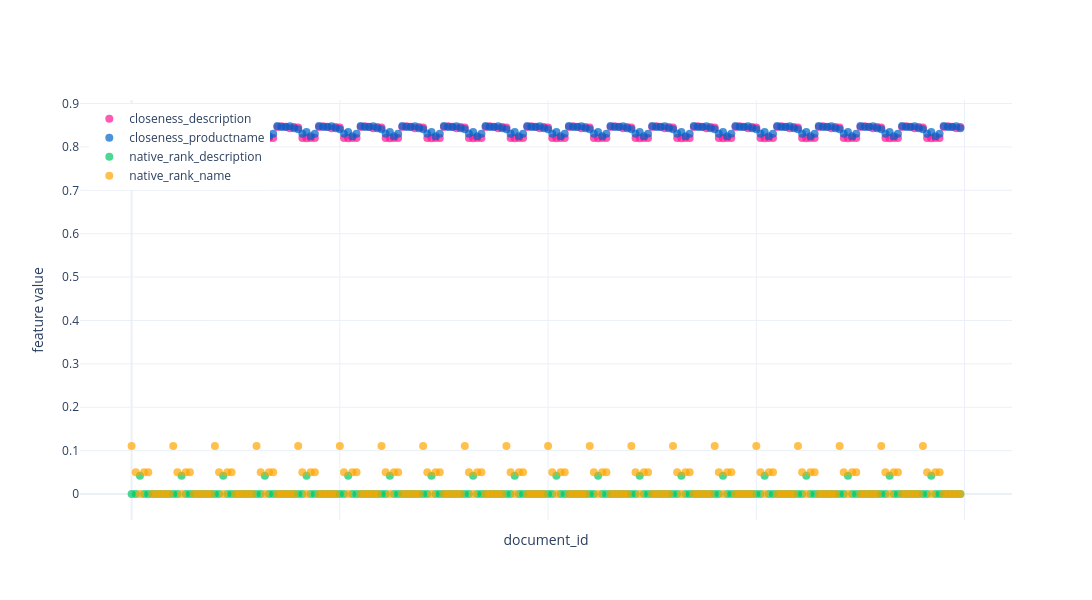

Notebook code cell kept with this figure:
### Markdown cell above
## plot the scores. Notice how semantic scores seem to dominate

### Code cell
# Plot scatter chart with different colors for each feature
import plotly.graph_objects as go

fig = go.Figure()

# Define colors for each feature
colors = {
    'closeness_description': 'rgb(255, 20, 147)',  # pink
    'closeness_productname': 'rgb(0, 100, 200)',   # blue
    'native_rank_description': 'rgb(0, 200, 100)', # green
    'native_rank_name': 'rgb(255, 165, 0)'        # orange
}

# Add a trace for each feature
# Use numeric index for x-axis to avoid downsampling issues with categorical data
for feature in ["closeness_description", "closeness_productname", "native_rank_description", "native_rank_name"]:
    fig.add_trace(go.Scatter(
        x=list(range(len(queries_docs_df))),  # Use numeric index
        y=queries_docs_df[feature],
        mode='markers',
        name=feature,
        marker=dict(
            color=colors[feature],
            size=8,
            opacity=0.7
        ),
        # Include document_id in hover text
        customdata=queries_docs_df[['document_id']],
        hovertemplate='<b>%{fullData.name}</b><br>' +
                      'Document ID: %{customdata[0]}<br>' +
                      'Value: %{y}<br>' +
                      'Index: %{x}<extra></extra>'
    ))

fig.update_layout(
    xaxis_title='document_id',
    yaxis_title='feature value',
    xaxis=dict(showticklabels=False), # don't show the document ids on the x-axis - too long
    hovermode='closest',
    template='plotly_white',
    width=1200,
    height=600,
    legend=dict(
        yanchor="top",
        y=0.99,
        xanchor="left",
        x=0.01
    ),
    # Ensure all points are shown
    uirevision='constant'
)

# Show all points - disable downsampling
fig.show(config={
    'displayModeBar': True,
    'plotGlPixelRatio': 1,
    'toImageButtonOptions': {
        'format': 'png',
        'filename': 'scatter_plot',
        'height': 600,
        'width': 1200,
        'scale': 1
    }
})

### Figure 1 — Plotly figure (JSON) as saved in the notebook; plotly's stock layout.template omitted (floating-point values rounded to 4 significant figures; data arrays with more than 128 entries replaced by an {"elided": "..."} marker saying what was removed)
{"data": [{"customdata": {"elided": "200x1 str values"}, "hovertemplate": "<b>%{fullData.name}</b><br>Document ID: %{customdata[0]}<br>Value: %{y}<br>Index: %{x}<extra></extra>", "marker": {"color": "rgb(255, 20, 147)", "opacity": 0.7, "size": 8}, "mode": "markers", "name": "closeness_description", "type": "scatter", "x": {"elided": "200 int values"}, "y": {"elided": "200 float values"}}, {"customdata": {"elided": "200x1 str values"}, "hovertemplate": "<b>%{fullData.name}</b><br>Document ID: %{customdata[0]}<br>Value: %{y}<br>Index: %{x}<extra></extra>", "marker": {"color": "rgb(0, 100, 200)", "opacity": 0.7, "size": 8}, "mode": "markers", "name": "closeness_productname", "type": "scatter", "x": {"elided": "200 int values"}, "y": {"elided": "200 float values"}}, {"customdata": {"elided": "200x1 str values"}, "hovertemplate": "<b>%{fullData.name}</b><br>Document ID: %{customdata[0]}<br>Value: %{y}<br>Index: %{x}<extra></extra>", "marker": {"color": "rgb(0, 200, 100)", "opacity": 0.7, "size": 8}, "mode": "markers", "name": "native_rank_description", "type": "scatter", "x": {"elided": "200 int values"}, "y": {"elided": "200 float values"}}, {"customdata": {"elided": "200x1 str values"}, "hovertemplate": "<b>%{fullData.name}</b><br>Document ID: %{customdata[0]}<br>Value: %{y}<br>Index: %{x}<extra></extra>", "marker": {"color": "rgb(255, 165, 0)", "opacity": 0.7, "size": 8}, "mode": "markers", "name": "native_rank_name", "type": "scatter", "x": {"elided": "200 int values"}, "y": {"elided": "200 float values"}}], "layout": {"height": 600, "hovermode": "closest", "legend": {"x": 0.01, "xanchor": "left", "y": 0.99, "yanchor": "top"}, "uirevision": "constant", "width": 1200, "xaxis": {"showticklabels": false, "title": {"text": "document_id"}}, "yaxis": {"title": {"text": "feature value"}}}}
